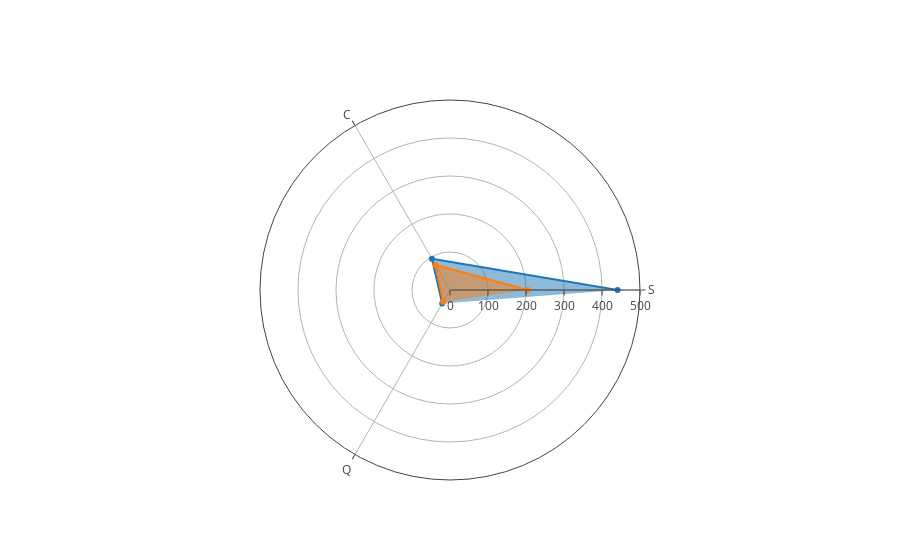

Notebook cell for this chart:
### Markdown cell above
<h3>Radar plot</h3>

### Code cell
data = [
    go.Scatterpolar(
      r = [441,95,41],
      theta = ['S','C','Q'],
      fill = 'toself',
      name = 'Male'
    ),
    go.Scatterpolar(
      r = [205,76,36],
      theta = ['S','C','Q'],
      fill = 'toself',
      name = 'Female'
    )
]

layout = go.Layout(
  polar = dict(
    radialaxis = dict(
      visible = True,
      range = [0, 500]
    )
  ),
  showlegend = False
)

fig = go.Figure(data=data, layout=layout)
py.iplot(fig, filename = "radar/multiple")

### Figure 1 — Plotly figure (JSON) as saved in the notebook; plotly's stock layout.template omitted (floating-point values rounded to 4 significant figures)
{"data": [{"fill": "toself", "name": "Male", "r": [441, 95, 41], "theta": ["S", "C", "Q"], "type": "scatterpolar"}, {"fill": "toself", "name": "Female", "r": [205, 76, 36], "theta": ["S", "C", "Q"], "type": "scatterpolar"}], "layout": {"polar": {"radialaxis": {"range": [0, 500], "visible": true}}, "showlegend": false}}
